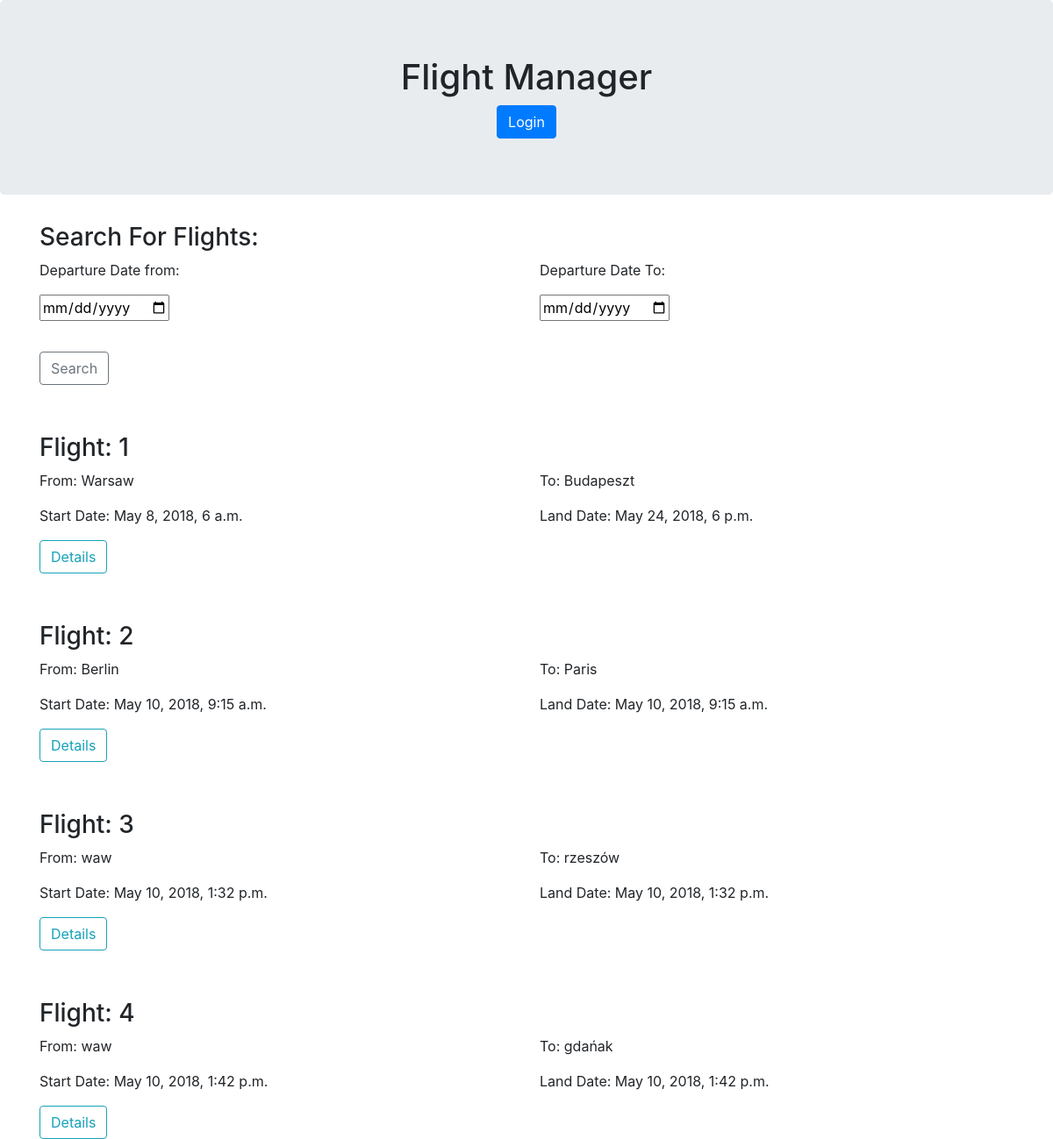
Before: /airlinemanager/ with the older database file.
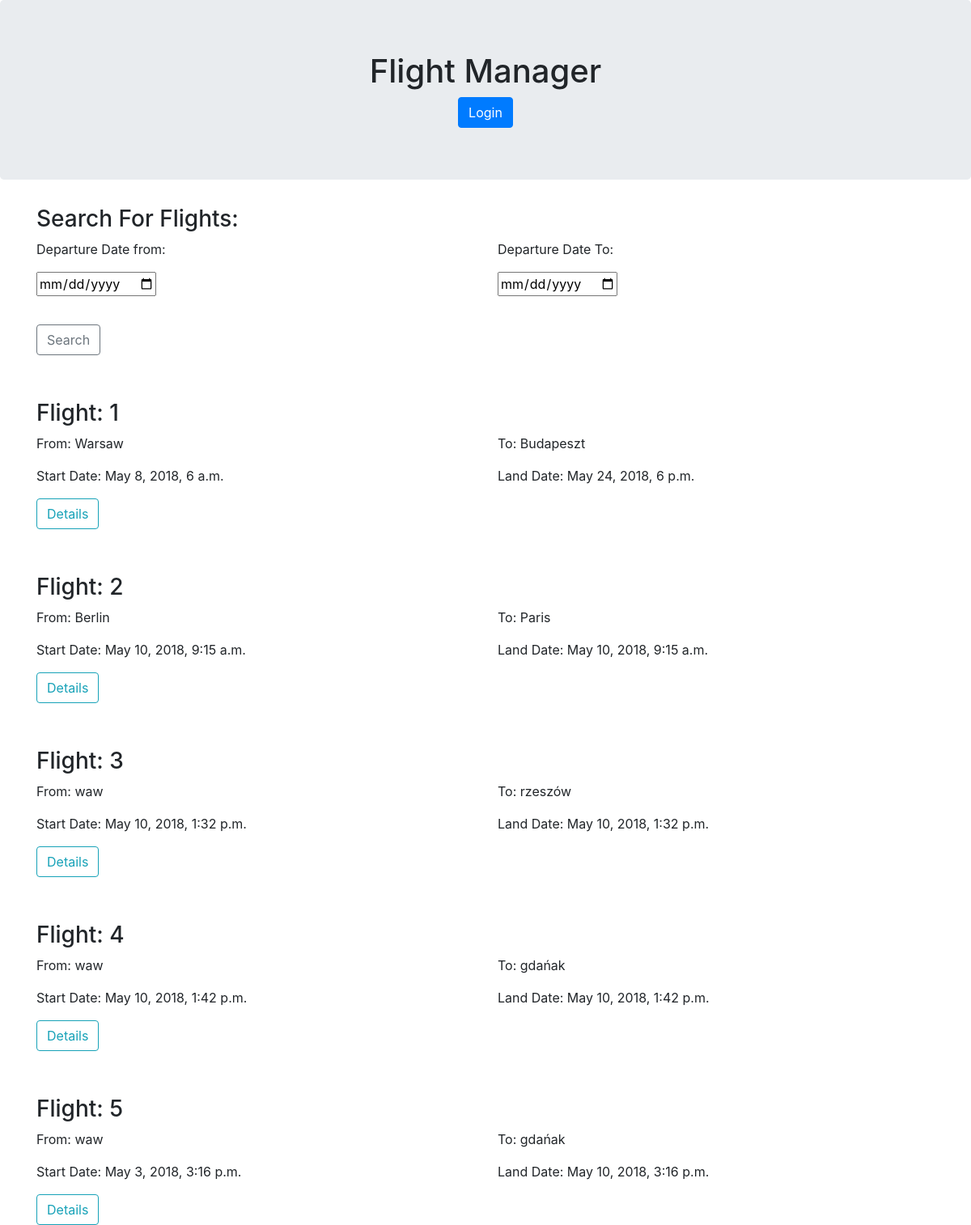
After: the same page with the newer database file.
### flightmanager/models.py (models this page shows)
class Flight(models.Model):
    start_date = models.DateTimeField()
    land_date = models.DateTimeField()
    start_airport = models.CharField(max_length=20)
    land_airport = models.CharField(max_length=20)
    airplane = models.ForeignKey(Airplane, on_delete=models.CASCADE)

### flightmanager/views.py (the view)
# urls.py: path('', views.index, name='index'),
def index(request):
    flights = Flight.objects
    date_from = request.GET.getlist('date_from')
    date_to = request.GET.getlist('date_to')
    if date_from:
        try:
            flights = flights.filter(start_date__gte=datetime.strptime(date_from[0], '%Y-%m-%d'))
        except (ValueError):
            pass
    if date_to:
        try:
            flights = flights.filter(start_date__lte=datetime.strptime(date_to[0], '%Y-%m-%d'))
        except (ValueError):
            pass
    return render(request, 'flightmanager/index.html', {'flights': flights.all(), 'date_from': date_from, 'date_to': date_to})

### flightmanager/templates/flightmanager/index.html (shortened to what this page needs)
<!DOCTYPE html>
<html lang="en">
<head>
  <link rel="stylesheet" href="https://maxcdn.bootstrapcdn.com/bootstrap/4.1.0/css/bootstrap.min.css">
</head>
<body>
<div class="jumbotron text-center">
  <h1>Flight Manager</h1>
  <button type="button" class="btn btn-primary">Login</button>
</div>
<div class="container">
    <h3>Search For Flights:</h3>
    <div class="row">
        <div class="col-sm-6">
            <p>Departure Date from:</p>
            {% if date_from %}
                <input name="date_from" id="date_from" type="date" value="{{ date_from.pop }}">
            {% else %}
                <input name="date_from" id="date_from" type="date">
            {% endif %}
        </div>
        <div class="col-sm-6">
            <p>Departure Date To:</p>
            {% if date_to %}
                <input name="date_to" id="date_to" type="date" value="{{ date_to.pop }}">
            {% else %}
                <input name="date_to" id="date_to" type="date">
            {% endif %}
        </div>
    </div>
    <div class="row">
        <div class="col-sm-4">
            <button type="button" onclick="onSearchClick()" style="margin-top: 10%" class="btn btn-outline-secondary">Search</button>
        </div>
    </div>
  </div>
<div class="container" style="margin-top: 3%">
    {% for flight in flights %}
    <div style="margin-top: 5%">
        <div class="row">
          <div class="col-sm-6">
            <h3>Flight: {{ flight.id }}</h3>
          </div>
        </div>
        <div class="row">
            <div class="col-sm-6">
                <p>From: {{ flight.start_airport }}</p>
                <p>Start Date: {{ flight.start_date }}</p>
            </div>
            <div class="col-sm-6">
                <p>To: {{ flight.land_airport }}</p>
                <p>Land Date: {{ flight.land_date }}</p>
            </div>
        </div>
        <div class="row">
          <div class="col-sm-6">
            <button type="button" onclick="location.href='{% url 'flightmanager:flight_details' flight.id %}' " class="btn btn-outline-info">Details</button>
          </div>
        </div>
    </div>
    {% endfor %}
</div>
</body>
</html>

Changed rows visible on the page:
added Flight: id "5", start_airport "waw", start_date "May 3, 2018, 3:16 p.m.", land_airport "gdańak", land_date "May 10, 2018, 3:16 p.m."
